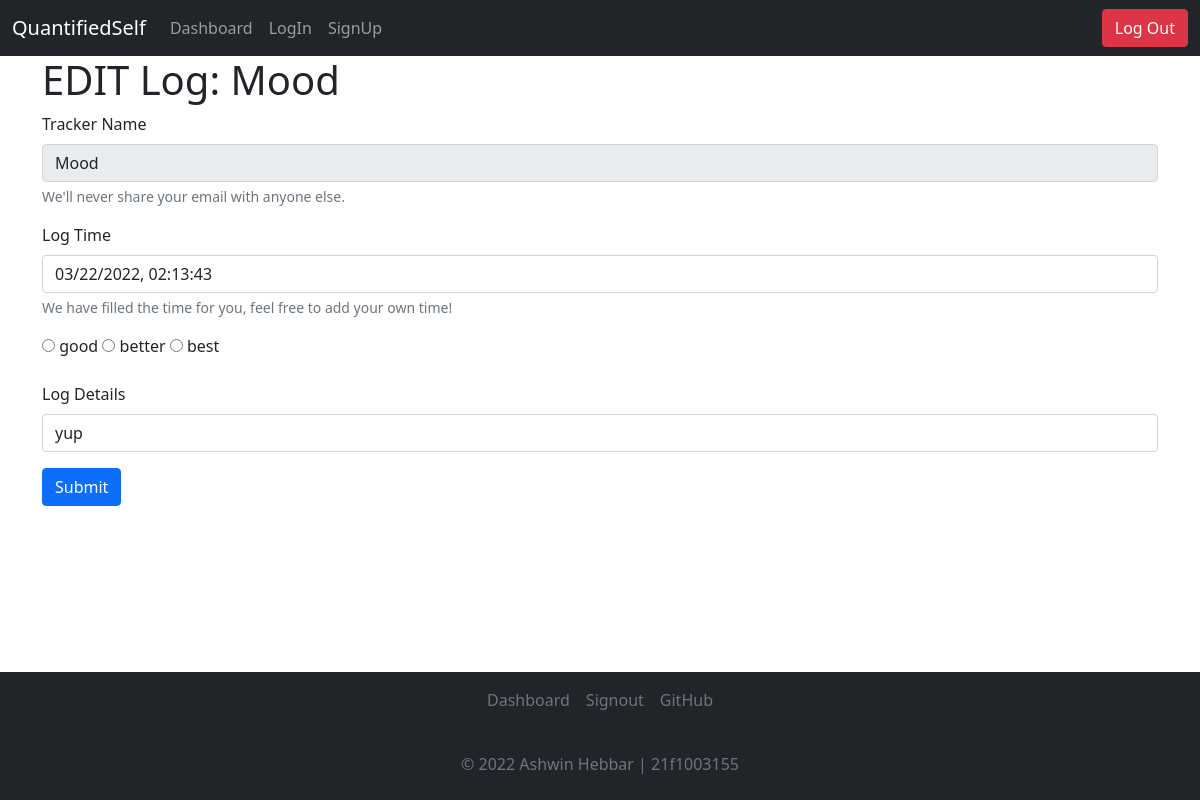
The app's page /dashboard/35/logs/47/edit (signed in) with its own data.
### application/models.py (models this page shows)
class Tracker(db.Model):
    __tablename__ = 'tracker'
    id = db.Column(db.Integer, autoincrement=True, primary_key=True)
    userid = db.Column(db.Integer, db.ForeignKey("user.id"))
    name = db.Column(db.String, nullable=False)
    type = db.Column(db.Integer, nullable = False)
    choices = db.Column(db.String)
    details = db.Column(db.String)
    time = db.Column(db.String, nullable=False)

class Logs(db.Model):
    __tablename__ = 'logs'
    id = db.Column(db.Integer, autoincrement=True, primary_key=True)
    userid = db.Column(db.Integer, db.ForeignKey("user.id"))
    tid = db.Column(db.Integer, db.ForeignKey("tracker.id"))
    value = db.Column(db.String, nullable = False)
    data = db.Column(db.String)
    time = db.Column(db.String, nullable=False)

### controllers/logops.py (the view, shortened to what this page needs)
@app.route("/dashboard/<trackerid>/logs/<logid>/edit", methods=["GET", "POST"])
def edit_logs(trackerid, logid):
    tdet = Tracker.query.filter_by(id=trackerid).first()
    log = Logs.query.filter_by(id=logid, tid=trackerid).first()
    if tdet.type == 1 or tdet.type == 3:
        if request.method == "GET":
            timenow = datetime.now().strftime("%m/%d/%Y, %H:%M:%S")
            return render_template("editlog_type_1_3.html", log=log, timenow=timenow, name=tdet.name)
        elif request.method == "POST":
            log.time = request.form["time"]
            log.value = request.form["tval"]
            log.data = request.form["tdet"]
            db.session.commit()
            return redirect("/dashboard")
    elif tdet.type == 2 or tdet.type == 4:
        if request.method == "GET":
            timenow = datetime.now().strftime("%m/%d/%Y, %H:%M:%S")
            print("\n\n\n", tdet.choices)
            if tdet.type == 2:
                return render_template("editlog_type_2_4.html", timenow=timenow, tname=tdet.name, choices=eval(tdet.choices), log=log)
            else:
                return render_template("editlog_type_2_4.html", timenow=timenow, tname=tdet.name, choices=eval("['True', 'False']"), log=log)
        elif request.method == "POST":
            log.time = request.form["time"]
            log.value = request.form["tval"]
            log.data = request.form["tdet"]
            db.session.commit()
            return redirect("/dashboard")

### main.py (called while the page is built)
@login_manager.user_loader
def load_user(user_id):
  return User.query.get(int(user_id))

### templates/editlog_type_2_4.html (shortened to what this page needs)
<!DOCTYPE html>
<html lang="en">
<head>
    <link href="https://cdn.jsdelivr.net/npm/bootstrap@5.1.3/dist/css/bootstrap.min.css" rel="stylesheet"
>
</head>
<body>
    <nav class="navbar navbar-expand-lg navbar-dark bg-dark">
        <div class="container-fluid">
          <a class="navbar-brand" href="#">QuantifiedSelf</a>
          <div class="collapse navbar-collapse">
            <ul class="navbar-nav me-auto mb-2 mb-lg-0">
              <li class="nav-item">
                <a class="nav-link" aria-current="page" href="/dashboard">Dashboard</a>
              </li>
              <li class="nav-item">
                <a class="nav-link" href="/login">LogIn</a>
              </li>
              <li class="nav-item">
                <a class="nav-link" href="/signup">SignUp</a>
              </li>
            </ul>
        </div>
        <button type="button" onclick="document.location='/logout'" class="btn btn-danger">Log Out</button>
        </div>
      </nav>
    <div class="container">
        <h1>EDIT Log: {{tname}}</h1>
        <form method="POST">
            <div class="mb-3">
                <label for="tname" class="form-label">Tracker Name</label>
                <input type="text" class="form-control" id="tname" aria-describedby="tnamehelp" name="tname"
                    placeholder="{{ tname }}" value="{{ tname }}" disabled>
                <div id="emailHelp" class="form-text">We'll never share your email with anyone else.</div>
            </div>
            <div class="mb-3">
                <label for="time" class="form-label">Log Time</label>
                <input type="text" class="form-control" id="time" aria-describedby="tnamehelp" name="time"
                    placeholder="{{ timenow }}" value="{{log.time}}">
                <div id="emailHelp" class="form-text">We have filled the time for you, feel free to add your own time!
                </div>
            </div>
            {% for c in choices %}
            <input type="radio" name="tval" id="option1" value="{{c}}"> {{c}} </input>
            {% endfor %}
            <br>
            <br>
            <div class="mb-3">
                <label for="tdet" class="form-label">Log Details</label>
                <input type="text" class="form-control" id="tdet" aria-describedby="tdethelp" name="tdet"
                    placeholder="Add any more details about the current Log if needed" value="{{log.data}}">
            </div>
            <button type="submit" class="btn btn-primary">Submit</button>
        </form>
    </div>
    <br>
    <div class="navbar fixed-bottom bg-dark d-flex flex-column">
        <footer class="py- my-0" style="bottom: 0; width: 100%;">
            <ul class="nav d-flex justify-content-center pb-3 mb-3 align-items-center justify-content-center ">
                <li class="nav-item"></li><a href="/dashboard" class="nav-link px-2 text-muted">Dashboard</a></li>
                <li class="nav-item"><a href="/signout" class="nav-link px-2 text-muted">Signout</a></li>
                <li class="nav-item"><a href="https://github.com/AshwinHebbar314/QuantifiedSelf"
                        class="nav-link px-2 text-muted">GitHub</a></li>
            </ul>
            <p class="text-center text-muted">&copy; 2022 Ashwin Hebbar | 21f1003155</p>
        </footer>
    </div>
</body>
</html>

### records on screen
Tracker: name "Mood", tname "Mood"
Logs: time "03/22/2022, 02:13:43", tdet "yup"

### other values on screen
{{ c }} "good" "better" "best"
